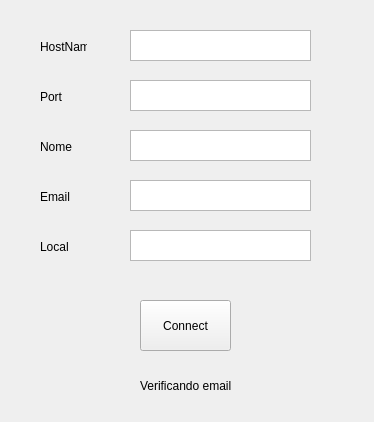
<?xml version="1.0" encoding="UTF-8"?>
<ui version="4.0">
 <class>Form</class>
 <widget class="QWidget" name="Form">
  <property name="geometry">
   <rect>
    <x>0</x>
    <y>0</y>
    <width>374</width>
    <height>422</height>
   </rect>
  </property>
  <property name="windowTitle">
   <string>Form</string>
  </property>
  <widget class="QLabel" name="label">
   <property name="geometry">
    <rect>
     <x>40</x>
     <y>40</y>
     <width>47</width>
     <height>13</height>
    </rect>
   </property>
   <property name="text">
    <string>HostName</string>
   </property>
  </widget>
  <widget class="QLabel" name="label_2">
   <property name="geometry">
    <rect>
     <x>40</x>
     <y>90</y>
     <width>47</width>
     <height>13</height>
    </rect>
   </property>
   <property name="text">
    <string>Port</string>
   </property>
  </widget>
  <widget class="QLabel" name="label_3">
   <property name="geometry">
    <rect>
     <x>40</x>
     <y>140</y>
     <width>47</width>
     <height>13</height>
    </rect>
   </property>
   <property name="text">
    <string>Nome</string>
   </property>
  </widget>
  <widget class="QTextEdit" name="hostTextEdit">
   <property name="geometry">
    <rect>
     <x>130</x>
     <y>30</y>
     <width>181</width>
     <height>31</height>
    </rect>
   </property>
  </widget>
  <widget class="QTextEdit" name="portTextEdit">
   <property name="geometry">
    <rect>
     <x>130</x>
     <y>80</y>
     <width>181</width>
     <height>31</height>
    </rect>
   </property>
  </widget>
  <widget class="QTextEdit" name="nameTextEdit">
   <property name="geometry">
    <rect>
     <x>130</x>
     <y>130</y>
     <width>181</width>
     <height>31</height>
    </rect>
   </property>
  </widget>
  <widget class="QPushButton" name="connectButton">
   <property name="geometry">
    <rect>
     <x>140</x>
     <y>300</y>
     <width>91</width>
     <height>51</height>
    </rect>
   </property>
   <property name="text">
    <string>Connect</string>
   </property>
  </widget>
  <widget class="QTextEdit" name="emailTextEdit">
   <property name="geometry">
    <rect>
     <x>130</x>
     <y>180</y>
     <width>181</width>
     <height>31</height>
    </rect>
   </property>
  </widget>
  <widget class="QLabel" name="label_4">
   <property name="geometry">
    <rect>
     <x>40</x>
     <y>190</y>
     <width>47</width>
     <height>13</height>
    </rect>
   </property>
   <property name="text">
    <string>Email</string>
   </property>
  </widget>
  <widget class="QTextEdit" name="localTextEdit">
   <property name="geometry">
    <rect>
     <x>130</x>
     <y>230</y>
     <width>181</width>
     <height>31</height>
    </rect>
   </property>
  </widget>
  <widget class="QLabel" name="label_5">
   <property name="geometry">
    <rect>
     <x>40</x>
     <y>240</y>
     <width>47</width>
     <height>13</height>
    </rect>
   </property>
   <property name="text">
    <string>Local</string>
   </property>
  </widget>
  <widget class="QLabel" name="verifyLabel">
   <property name="geometry">
    <rect>
     <x>140</x>
     <y>376</y>
     <width>91</width>
     <height>20</height>
    </rect>
   </property>
   <property name="text">
    <string>Verificando email...</string>
   </property>
  </widget>
 </widget>
 <resources/>
 <connections/>
</ui>
